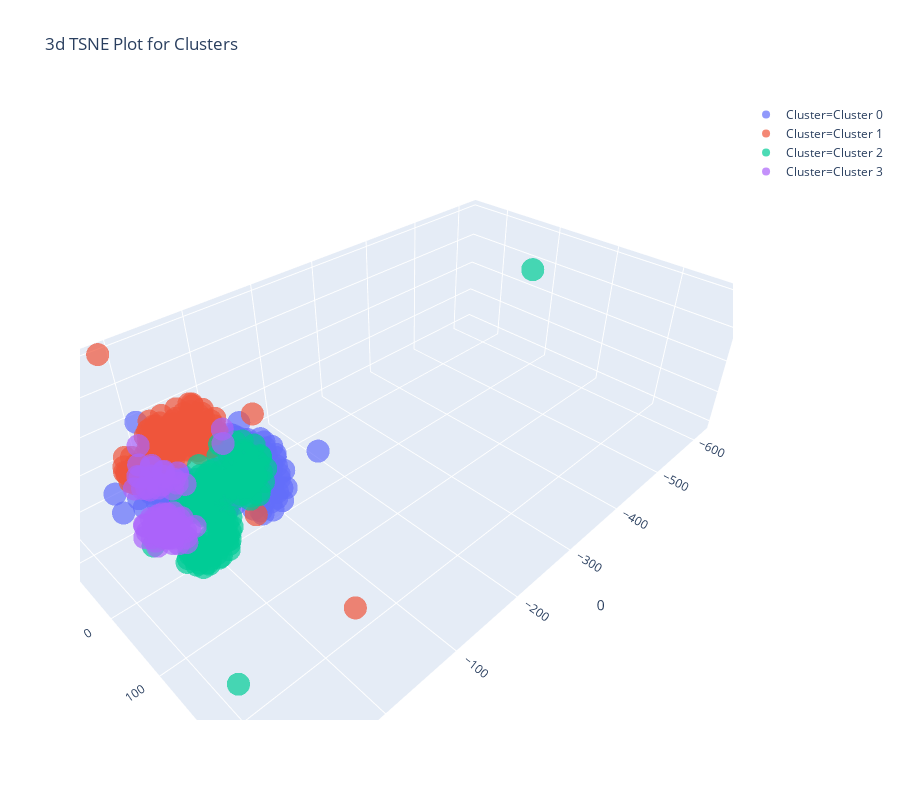

This figure's notebook cell:
### Code cell
from pycaret.datasets import get_data
jewellery = get_data('jewellery')
from pycaret.clustering import *
clu1 = setup(data = jewellery)
kmeans = create_model('kmeans')
plot_model(kmeans, plot = 'tsne')

### Figure 1 — Plotly figure (JSON) as saved in the notebook; plotly's stock layout.template omitted (floating-point values rounded to 4 significant figures; data arrays with more than 128 entries replaced by an {"elided": "..."} marker saying what was removed)
{"data": [{"hovertemplate": "Cluster=Cluster 0<br>0=%{x}<br>1=%{y}<br>2=%{z}<br>Feature=%{customdata[0]}", "showlegend": true, "legendgroup": "Cluster=Cluster 0", "name": "Cluster=Cluster 0", "customdata": {"elided": "156x1 int values"}, "scene": "scene", "y": {"elided": "156 float values"}, "hoverlabel": {"namelength": 0}, "mode": "markers", "marker": {"color": "#636efa", "opacity": 0.7, "symbol": "circle"}, "x": {"elided": "156 float values"}, "z": {"elided": "156 float values"}, "type": "scatter3d"}, {"hovertemplate": "Cluster=Cluster 1<br>0=%{x}<br>1=%{y}<br>2=%{z}<br>Feature=%{customdata[0]}", "showlegend": true, "legendgroup": "Cluster=Cluster 1", "name": "Cluster=Cluster 1", "customdata": {"elided": "130x1 int values"}, "scene": "scene", "y": {"elided": "130 float values"}, "hoverlabel": {"namelength": 0}, "mode": "markers", "marker": {"color": "#EF553B", "opacity": 0.7, "symbol": "circle"}, "x": {"elided": "130 float values"}, "z": {"elided": "130 float values"}, "type": "scatter3d"}, {"hovertemplate": "Cluster=Cluster 2<br>0=%{x}<br>1=%{y}<br>2=%{z}<br>Feature=%{customdata[0]}", "showlegend": true, "legendgroup": "Cluster=Cluster 2", "name": "Cluster=Cluster 2", "customdata": {"elided": "147x1 int values"}, "scene": "scene", "y": {"elided": "147 float values"}, "hoverlabel": {"namelength": 0}, "mode": "markers", "marker": {"color": "#00cc96", "opacity": 0.7, "symbol": "circle"}, "x": {"elided": "147 float values"}, "z": {"elided": "147 float values"}, "type": "scatter3d"}, {"hovertemplate": "Cluster=Cluster 3<br>0=%{x}<br>1=%{y}<br>2=%{z}<br>Feature=%{customdata[0]}", "showlegend": true, "legendgroup": "Cluster=Cluster 3", "name": "Cluster=Cluster 3", "customdata": [[37], [65], [90], [59], [29], [58], [88], [63], [92], [17], [34], [22], [24], [36], [34], [87], [85], [61], [27], [59], [31], [31], [93], [17], [35], [28], [94], [28], [33], [56], [28], [86], [92], [18], [61], [32], [63], [58], [31], [62], [60], [62], [90], [33], [33], [65], [59], [65], [86], [32], [84], [84], [90], [91], [26], [92], [97], [84], [58], [61], [92], [87], [66], [22], [91], [30], [25], [28], [93], [90], [91], [89]], "scene": "scene", "y": [3.781, 50.25, 36.62, -7.78, 46.59, 22.49, -21.27, 37.48, -18.21, 28.89, 4.97, 27.55, 15.06, 66.06, 19.66, -0.3349, -13.04, -9.279, 24.56, 16.35, 18.4, 44.08, 27.69, 15.37, 53.01, 26.92, 51.39, 41.9, 15.15, 31.47, -4.157, 4.571, -0.4615, 3.108, 4.892, 17.42, 5.627, 10.96, 10.63, 27.02, -0.7243, 26.45, 1.354, 35.25, 28.58, 17.0, 59.21, 11.5, 40.11, 40.14, 62.72, 51.05, 46.22, -13.29, 61.42, 13.62, 10.06, 27.41, 17.59, 30.89, 6.196, 57.58, 45.78, 14.05, 71.96, -10.96, 31.47, 39.86, 5.347, 54.3, -5.607, 39.07], "hoverlabel": {"namelength": 0}, "mode": "markers", "marker": {"color": "#ab63fa", "opacity": 0.7, "symbol": "circle"}, "x": [60.77, 39.29, 44.26, 53.01, 48.07, 45.82, 52.89, 56.85, 54.53, 54.82, 63.55, -20.26, 68.56, 57.48, 42.56, 43.5, 43.7, 44.88, -23.8, 59.38, 61.89, 70.59, 60.92, 53.14, 47.78, 58.29, 73.2, 40.49, 55.81, 47.43, 56.34, 61.19, 69.35, 45.58, 49.9, 44.29, 63.24, 73.63, 50.48, 68.01, 72.7, 67.42, 63.44, 42.18, 47.78, 57.33, 60.55, 63.38, 53.18, 59.35, 44.12, 59.86, 51.06, 63.97, 69.8, 70.28, 53.4, 61.12, 51.14, 67.41, 57.41, 47.81, 50.72, 67.55, 59.41, 65.86, 54.15, 61.85, 46.84, 61.16, 54.61, 63.88], "z": [61.22, 51.28, 1.205, -47.09, -8.203, 0.03707, -43.5, -1.641, -29.25, 8.483, 32.99, 56.53, 57.97, -3.365, -19.14, -41.01, -36.77, -23.02, 71.47, 1.131, 38.51, -3.276, 61.25, 62.92, 59.71, -24.6, 9.667, 61.7, -22.82, -11.91, -19.2, -28.88, -18.43, -27.97, 52.32, 50.39, 47.92, 42.46, 36.22, 2.778, -33.02, 49.15, -43.38, 50.33, 60.2, 50.53, 13.45, -12.81, 63.57, -14.57, 6.949, 1.82, 10.79, -40.03, 0.831, -24.63, -38.42, -8.957, -10.09, -11.97, 84.69, 3.175, 49.78, -38.89, 9.123, -26.39, 48.11, 54.01, -13.16, -10.91, -33.8, 9.736], "type": "scatter3d"}], "layout": {"title": {"text": "3d TSNE Plot for Clusters"}, "scene": {"domain": {"y": [0, 1], "x": [0, 1]}, "zaxis": {"title": {"text": "2"}}, "xaxis": {"title": {"text": "0"}}, "yaxis": {"title": {"text": "1"}}}, "height": 800, "width": 900, "legend": {"tracegroupgap": 0}}}
